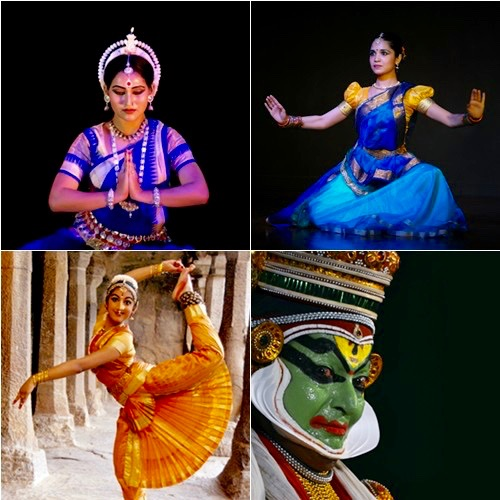
#> input picture classical dance.jpg, 500 x 500 px, found by its file name
$ jupyter execute Pencilsketch.ipynb
#> lines starting #> are read from the running program, lines starting #| are printed output that depends on the picture
**LGMVIP - Data Science Intern**

**Beginner Level Task 1 - Image to Pencil Sketch with Python**

**Author - Kavita Dnyanoba Samdade**

[cell 1]
from google.colab.patches import cv2_imshow
import cv2

[cell 2]
img= cv2.imread('/content/classical dance.jpg' , 1)
#> img is the input picture: shape (500, 500, 3); mean B, G, R 57.1, 60.8, 74
cv2_imshow(img)

[cell 3]
img_gray =cv2.cvtColor(img, cv2.COLOR_BGR2GRAY)
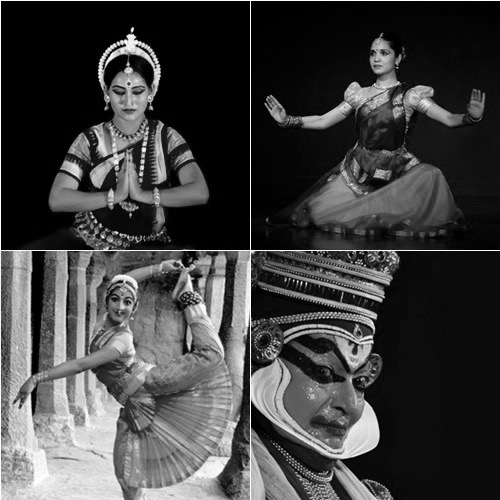
#> img_gray: shape (500, 500); min 0, max 255, mean 64.3
cv2_imshow(img)

[cell 4]
img_invert = cv2.bitwise_not(img_gray)
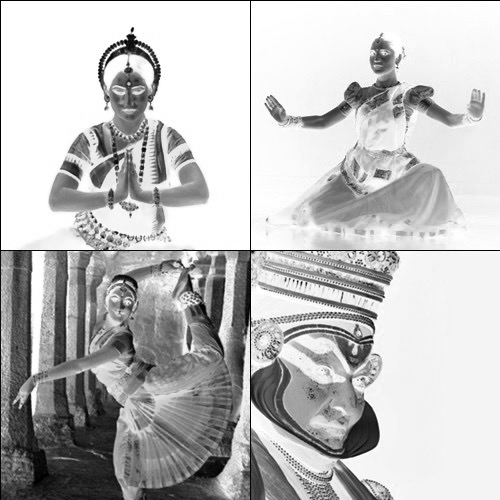
#> img_invert: shape (500, 500); min 0, max 255, mean 190.7
cv2_imshow(img_invert)

[cell 5]
img_smoothing = cv2.GaussianBlur(img_invert, (21, 21),sigmaX=0, sigmaY=0)
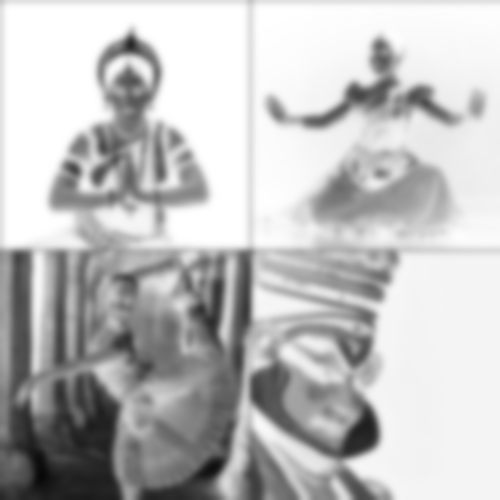
#> img_smoothing: shape (500, 500); min 8, max 255, mean 191.1
cv2_imshow(img_smoothing)

[cell 6]
def dodgeV2(x, y):
  return cv2.divide(x,255-y,scale=256)
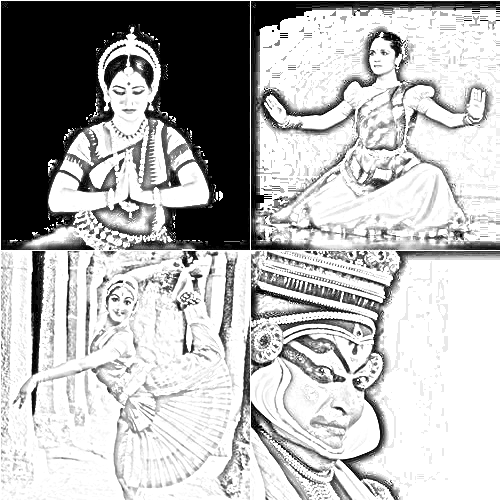
#> returned value: shape (500, 500); min 0, max 255, mean 181.7
